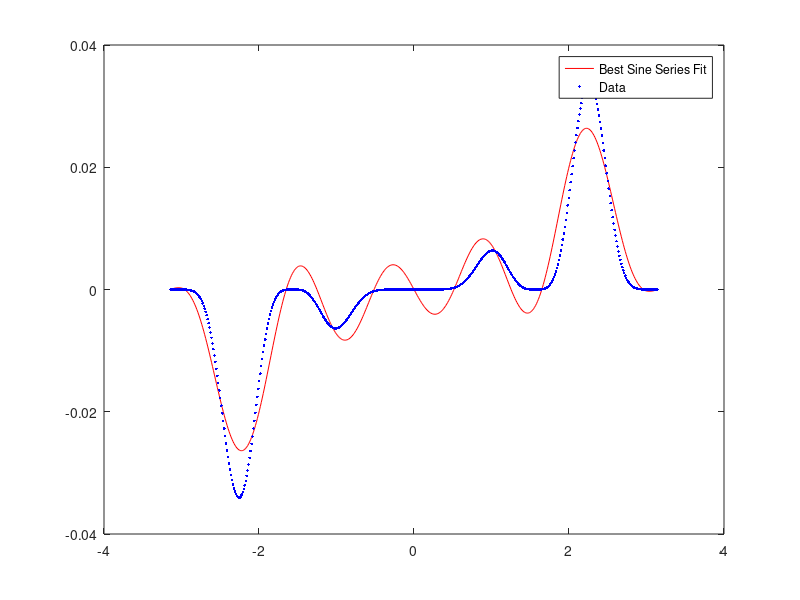

This figure's MATLAB source:
function fit_Sine_Series()

M = 5;

N = 500;
xData = linspace(-pi,pi,N);
yData = ((0.25*xData.^2).*cos(xData).^4.*sin(xData).^7)';

for i=1:N
    x = xData(i);
    y = yData(i);
    for j=1:M
        A(i,j) = sin(j*x);
    end
    B(i,:) = y;
end

beta = inv(A'*A)*A'*B;

for i = 1:N
    x=xData(i);
    f(i,1) = 0;
    j=1;
    while j <= M
        f(i,1) = f(i,1) + beta(j) * sin(j*x);
        j = j+1;
    end
end

plot(xData,f,'red','MarkerSize',4)
hold on;
plot(xData,yData,'b.','MarkerSize',6)
legend('Best Sine Series Fit','Data')
hold off;

res = B - A*beta;
    
l2_err = sqrt(res'*res);

%%%%%%%%%%%%%%%%%%%%%%%%%
%
%
%
%%%%%%%%%%%%%%%%%%%%%%%%%
        